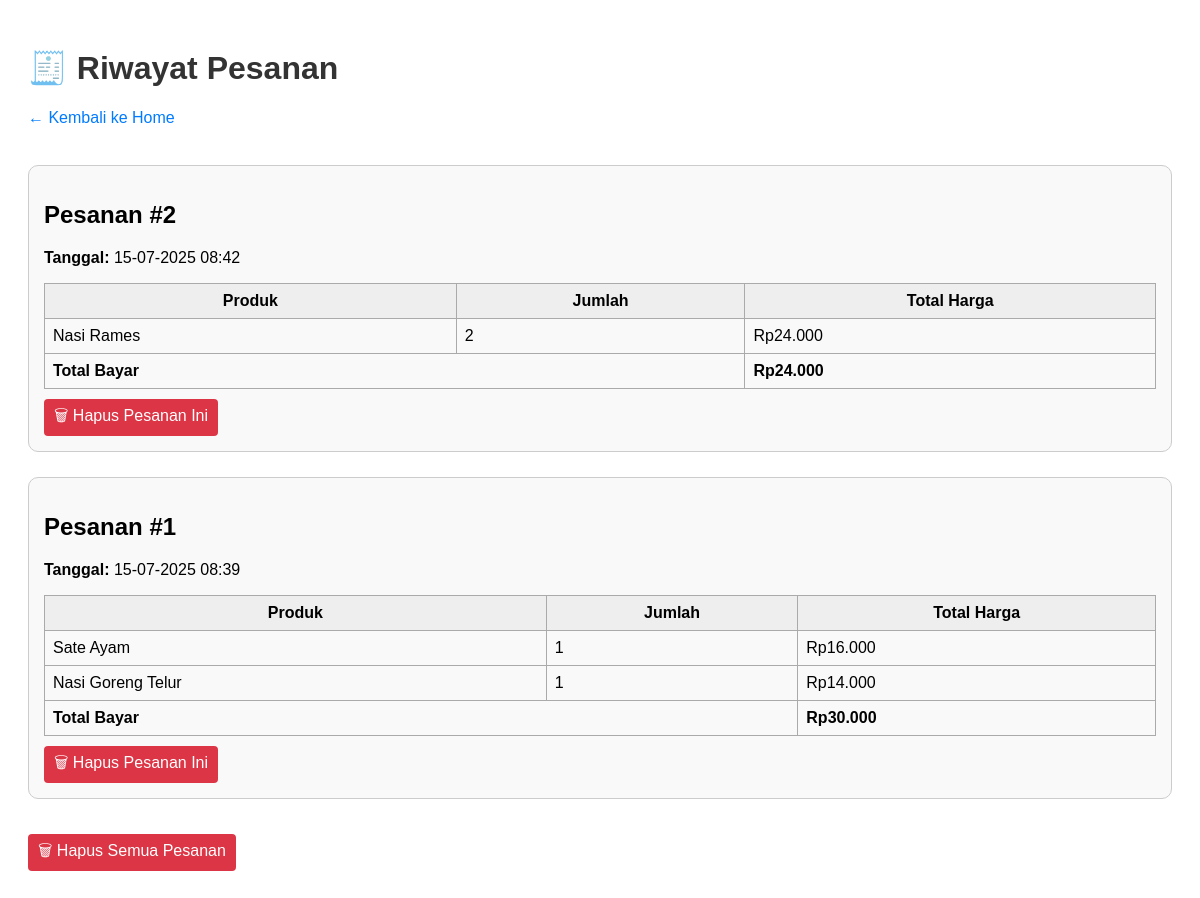
The app's page /kasir-api/views/file_history.php with its own data.
### tables this page shows
CREATE TABLE `pesanan_detail` (
  `id` int NOT NULL,
  `pesanan_id` int NOT NULL,
  `product_id` int NOT NULL,
  `jumlah` int NOT NULL,
  `total_harga` int NOT NULL,
  `keterangan` text
);

CREATE TABLE `pesanans` (
  `id` int NOT NULL,
  `total_bayar` int DEFAULT NULL,
  `created_at` timestamp NULL DEFAULT CURRENT_TIMESTAMP
);

CREATE TABLE `products` (
  `id` int NOT NULL,
  `kode` varchar(20) NOT NULL,
  `nama` varchar(100) NOT NULL,
  `harga` int NOT NULL,
  `is_ready` tinyint(1) NOT NULL DEFAULT '1',
  `gambar` varchar(255) DEFAULT NULL,
  `category_id` int DEFAULT NULL
);

### kasir-api/views/file_history.php (the view, shortened to what this page needs)
<?php
include '../config.php';
$whereClause = "";
$sql = "
    SELECT
        p.id AS pesanan_id,
        p.total_bayar,
        p.created_at AS tanggal,
        d.product_id,
        pr.nama AS nama_produk,
        d.jumlah,
        d.total_harga
    FROM pesanans p
    JOIN pesanan_detail d ON p.id = d.pesanan_id
    JOIN products pr ON d.product_id = pr.id
    $whereClause
    ORDER BY p.id DESC
";
$stmt = $conn->prepare($sql);
$stmt->execute();
$result = $stmt->get_result();
$riwayat = [];
while ($row = $result->fetch_assoc()) {
    $id = $row['pesanan_id'];
    if (!isset($riwayat[$id])) {
        $riwayat[$id] = [
            "id" => $id,
            "tanggal" => $row['tanggal'],
            "total_bayar" => (int)$row['total_bayar'],
            "items" => []
        ];
    }
    $riwayat[$id]["items"][] = [
        "nama_produk" => $row['nama_produk'],
        "jumlah" => (int)$row['jumlah'],
        "total_harga" => (int)$row['total_harga']
    ];
}
?>
<!DOCTYPE html>
<html lang="id">
<head>
</head>
<body>
    <h1>🧾 Riwayat Pesanan</h1>
    <a href="../index.php" class="back-link">← Kembali ke Home</a>
    <br><br>
    <?php if (count($riwayat) > 0): ?>
        <?php foreach ($riwayat as $pesanan): ?>
            <div class="pesanan">
                <h2>Pesanan #<?= htmlspecialchars($pesanan['id']) ?></h2>
                <p><strong>Tanggal:</strong> <?= date("d-m-Y H:i", strtotime($pesanan['tanggal'])) ?></p>
                <table>
                    <thead>
                        <tr>
                            <th>Produk</th>
                            <th>Jumlah</th>
                            <th>Total Harga</th>
                        </tr>
                    </thead>
                    <tbody>
                        <?php foreach ($pesanan['items'] as $item): ?>
                            <tr>
                                <td><?= htmlspecialchars($item['nama_produk']) ?></td>
                                <td><?= $item['jumlah'] ?></td>
                                <td>Rp<?= number_format($item['total_harga'], 0, ',', '.') ?></td>
                            </tr>
                        <?php endforeach; ?>
                        <tr>
                            <td colspan="2"><strong>Total Bayar</strong></td>
                            <td><strong>Rp<?= number_format($pesanan['total_bayar'], 0, ',', '.') ?></strong></td>
                        </tr>
                    </tbody>
                </table>
                <a href="?delete=<?= $pesanan['id'] ?>" class="delete-button" onclick="return confirm('Hapus pesanan ini?')">🗑 Hapus Pesanan Ini</a>
            </div>
        <?php endforeach; ?>
        <a href="?delete=all" class="delete-button" onclick="return confirm('Hapus semua pesanan? ID akan di-reset!')">🗑 Hapus Semua Pesanan</a>
    <?php else: ?>
        <p><i>Tidak ada riwayat pesanan.</i></p>
    <?php endif; ?>
</body>
</html>

### kasir-api/views/file_history.php (style rules this page uses)
body { font-family: Arial, sans-serif; padding: 20px; }
h1 { color: #333; }
.pesanan { border: 1px solid #ccc; padding: 15px; border-radius: 10px; margin-bottom: 25px; background: #f9f9f9; }
table { width: 100%; border-collapse: collapse; margin-top: 10px; }
th, td { padding: 8px; border: 1px solid #aaa; }
th { background-color: #eee; }
.back-link { display: inline-block; margin-bottom: 20px; text-decoration: none; color: #007bff; }
.delete-button { background-color: #dc3545; color: white; padding: 5px 10px; margin-top: 10px; text-decoration: none; border-radius: 4px; display: inline-block; }

### records on screen
pesanan_detail: id "2", pesanan.created_at "15-07-2025 08:42", product.nama "Nasi Rames", jumlah "2", total_harga "24.000", pesanan.total_bayar "24.000"
pesanan_detail: product.nama "Sate Ayam", jumlah "1", total_harga "16.000"
pesanan_detail: product.nama "Nasi Goreng Telur", jumlah "1", total_harga "14.000"

### other values on screen
$pesanan['id'] "1"
date("d-m-Y H:i", strtotime($pesanan['tanggal'])) "15-07-2025 08:39"
$pesanan['total_bayar'] "30.000"
